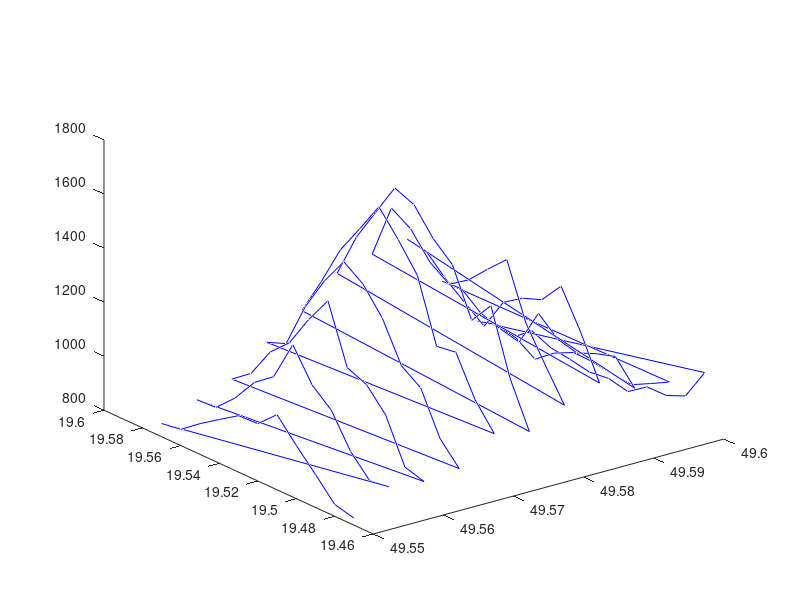
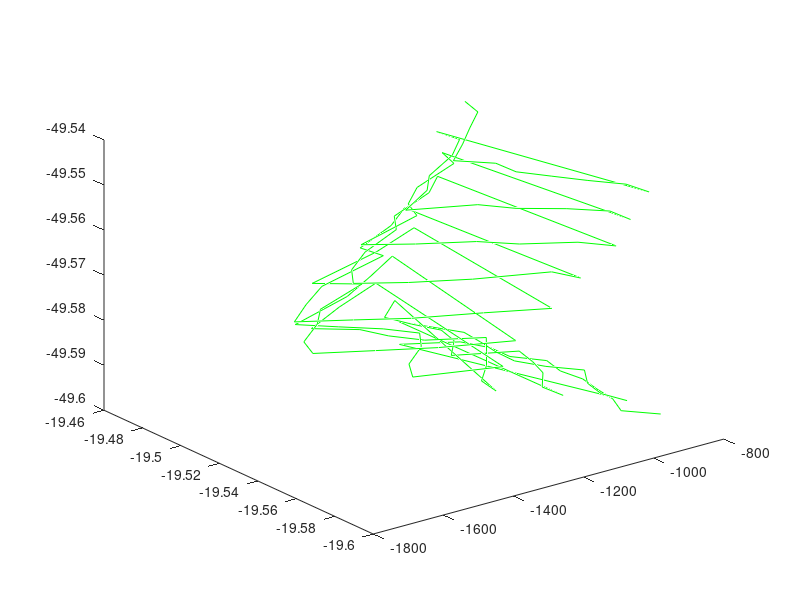

The MATLAB source for these figures, in order:
% matrix_obiekt3D.m
clear all; close all;


load('babia_gora.dat');

x = babia_gora(:,1); y = babia_gora(:,2); z = babia_gora(:,3);


plot3( x, y, z, 'b-' );


ax = -45/180*pi; ay = -90/180*pi; az = 135/180*pi;
Rx = [ 1, 0, 0; 0, cos(ax), -sin(ax); 0, sin(ax), cos(ax) ]; % macierz rotacji wzg. x
Ry = [ cos(ay), 0, -sin(ay); 0, 1, 0; sin(ay), 0, cos(ay) ]; % macierz rotacji wzg. y
Rz = [ cos(az), -sin(az), 0; sin(az), cos(az), 0; 0, 0, 1 ]; % macierz rotacji wzg. z
XR = Rz * Ry * Rx * babia_gora', % 3 rotacje po kolei
hold on;

figure; grid; plot3( XR(1,:), XR(2,:), XR(3,:), 'g-' ); % wynik obrotu

hold off;


